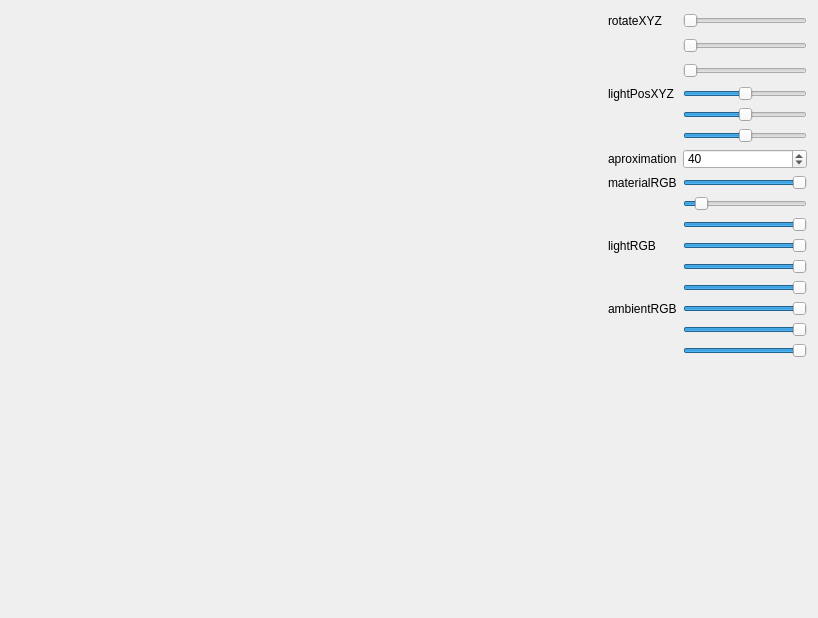
<?xml version="1.0" encoding="UTF-8"?>
<ui version="4.0">
 <class>Window</class>
 <widget class="QWidget" name="Window">
  <property name="geometry">
   <rect>
    <x>0</x>
    <y>0</y>
    <width>818</width>
    <height>618</height>
   </rect>
  </property>
  <property name="minimumSize">
   <size>
    <width>818</width>
    <height>618</height>
   </size>
  </property>
  <property name="maximumSize">
   <size>
    <width>818</width>
    <height>618</height>
   </size>
  </property>
  <property name="windowTitle">
   <string>Window</string>
  </property>
  <layout class="QGridLayout" name="gridLayout_2">
   <item row="0" column="1" rowspan="2">
    <layout class="QGridLayout" name="gridLayout">
     <item row="10" column="0">
      <widget class="QLabel" name="label_12">
       <property name="maximumSize">
        <size>
         <width>74</width>
         <height>19</height>
        </size>
       </property>
       <property name="text">
        <string>lightRGB</string>
       </property>
      </widget>
     </item>
     <item row="6" column="1">
      <widget class="QSpinBox" name="changeAproximation">
       <property name="maximumSize">
        <size>
         <width>124</width>
         <height>20</height>
        </size>
       </property>
       <property name="minimum">
        <number>1</number>
       </property>
       <property name="maximum">
        <number>200</number>
       </property>
       <property name="value">
        <number>40</number>
       </property>
      </widget>
     </item>
     <item row="4" column="1">
      <widget class="QSlider" name="lightPosY">
       <property name="maximumSize">
        <size>
         <width>124</width>
         <height>19</height>
        </size>
       </property>
       <property name="minimum">
        <number>-400</number>
       </property>
       <property name="maximum">
        <number>400</number>
       </property>
       <property name="pageStep">
        <number>2</number>
       </property>
       <property name="orientation">
        <enum>Qt::Horizontal</enum>
       </property>
      </widget>
     </item>
     <item row="5" column="1">
      <widget class="QSlider" name="lightPosZ">
       <property name="maximumSize">
        <size>
         <width>124</width>
         <height>19</height>
        </size>
       </property>
       <property name="minimum">
        <number>0</number>
       </property>
       <property name="maximum">
        <number>800</number>
       </property>
       <property name="pageStep">
        <number>2</number>
       </property>
       <property name="value">
        <number>400</number>
       </property>
       <property name="orientation">
        <enum>Qt::Horizontal</enum>
       </property>
      </widget>
     </item>
     <item row="13" column="0">
      <widget class="QLabel" name="label_2">
       <property name="text">
        <string>ambientRGB</string>
       </property>
      </widget>
     </item>
     <item row="13" column="1">
      <widget class="QSlider" name="ambientR">
       <property name="maximumSize">
        <size>
         <width>124</width>
         <height>19</height>
        </size>
       </property>
       <property name="maximum">
        <number>255</number>
       </property>
       <property name="singleStep">
        <number>5</number>
       </property>
       <property name="value">
        <number>255</number>
       </property>
       <property name="orientation">
        <enum>Qt::Horizontal</enum>
       </property>
      </widget>
     </item>
     <item row="14" column="1">
      <widget class="QSlider" name="ambientG">
       <property name="maximumSize">
        <size>
         <width>124</width>
         <height>19</height>
        </size>
       </property>
       <property name="maximum">
        <number>255</number>
       </property>
       <property name="singleStep">
        <number>5</number>
       </property>
       <property name="value">
        <number>255</number>
       </property>
       <property name="orientation">
        <enum>Qt::Horizontal</enum>
       </property>
      </widget>
     </item>
     <item row="15" column="1">
      <widget class="QSlider" name="ambientB">
       <property name="maximumSize">
        <size>
         <width>124</width>
         <height>19</height>
        </size>
       </property>
       <property name="maximum">
        <number>255</number>
       </property>
       <property name="singleStep">
        <number>5</number>
       </property>
       <property name="value">
        <number>255</number>
       </property>
       <property name="orientation">
        <enum>Qt::Horizontal</enum>
       </property>
      </widget>
     </item>
     <item row="7" column="1">
      <widget class="QSlider" name="materialR">
       <property name="maximumSize">
        <size>
         <width>124</width>
         <height>19</height>
        </size>
       </property>
       <property name="maximum">
        <number>255</number>
       </property>
       <property name="singleStep">
        <number>5</number>
       </property>
       <property name="value">
        <number>255</number>
       </property>
       <property name="orientation">
        <enum>Qt::Horizontal</enum>
       </property>
      </widget>
     </item>
     <item row="6" column="0">
      <widget class="QLabel" name="label_4">
       <property name="maximumSize">
        <size>
         <width>74</width>
         <height>20</height>
        </size>
       </property>
       <property name="text">
        <string>aproximation</string>
       </property>
      </widget>
     </item>
     <item row="3" column="1">
      <widget class="QSlider" name="lightPosX">
       <property name="maximumSize">
        <size>
         <width>124</width>
         <height>19</height>
        </size>
       </property>
       <property name="minimum">
        <number>-400</number>
       </property>
       <property name="maximum">
        <number>400</number>
       </property>
       <property name="pageStep">
        <number>1</number>
       </property>
       <property name="value">
        <number>0</number>
       </property>
       <property name="orientation">
        <enum>Qt::Horizontal</enum>
       </property>
      </widget>
     </item>
     <item row="16" column="0">
      <spacer name="verticalSpacer">
       <property name="orientation">
        <enum>Qt::Vertical</enum>
       </property>
       <property name="sizeHint" stdset="0">
        <size>
         <width>20</width>
         <height>40</height>
        </size>
       </property>
      </spacer>
     </item>
     <item row="1" column="1">
      <widget class="QSlider" name="rotationYSlider">
       <property name="minimumSize">
        <size>
         <width>124</width>
         <height>19</height>
        </size>
       </property>
       <property name="maximumSize">
        <size>
         <width>124</width>
         <height>19</height>
        </size>
       </property>
       <property name="maximum">
        <number>360</number>
       </property>
       <property name="singleStep">
        <number>10</number>
       </property>
       <property name="orientation">
        <enum>Qt::Horizontal</enum>
       </property>
      </widget>
     </item>
     <item row="0" column="1">
      <widget class="QSlider" name="rotationXSlider">
       <property name="minimumSize">
        <size>
         <width>124</width>
         <height>19</height>
        </size>
       </property>
       <property name="maximumSize">
        <size>
         <width>124</width>
         <height>19</height>
        </size>
       </property>
       <property name="maximum">
        <number>360</number>
       </property>
       <property name="singleStep">
        <number>10</number>
       </property>
       <property name="orientation">
        <enum>Qt::Horizontal</enum>
       </property>
      </widget>
     </item>
     <item row="9" column="1">
      <widget class="QSlider" name="materialB">
       <property name="maximumSize">
        <size>
         <width>124</width>
         <height>19</height>
        </size>
       </property>
       <property name="maximum">
        <number>255</number>
       </property>
       <property name="singleStep">
        <number>5</number>
       </property>
       <property name="value">
        <number>255</number>
       </property>
       <property name="orientation">
        <enum>Qt::Horizontal</enum>
       </property>
      </widget>
     </item>
     <item row="11" column="1">
      <widget class="QSlider" name="lightG">
       <property name="maximumSize">
        <size>
         <width>124</width>
         <height>19</height>
        </size>
       </property>
       <property name="maximum">
        <number>255</number>
       </property>
       <property name="singleStep">
        <number>5</number>
       </property>
       <property name="value">
        <number>255</number>
       </property>
       <property name="orientation">
        <enum>Qt::Horizontal</enum>
       </property>
      </widget>
     </item>
     <item row="10" column="1">
      <widget class="QSlider" name="lightR">
       <property name="maximumSize">
        <size>
         <width>124</width>
         <height>19</height>
        </size>
       </property>
       <property name="maximum">
        <number>255</number>
       </property>
       <property name="singleStep">
        <number>5</number>
       </property>
       <property name="value">
        <number>255</number>
       </property>
       <property name="orientation">
        <enum>Qt::Horizontal</enum>
       </property>
      </widget>
     </item>
     <item row="12" column="1">
      <widget class="QSlider" name="lightB">
       <property name="maximumSize">
        <size>
         <width>124</width>
         <height>19</height>
        </size>
       </property>
       <property name="maximum">
        <number>255</number>
       </property>
       <property name="singleStep">
        <number>5</number>
       </property>
       <property name="value">
        <number>255</number>
       </property>
       <property name="orientation">
        <enum>Qt::Horizontal</enum>
       </property>
      </widget>
     </item>
     <item row="8" column="1">
      <widget class="QSlider" name="materialG">
       <property name="maximumSize">
        <size>
         <width>124</width>
         <height>19</height>
        </size>
       </property>
       <property name="maximum">
        <number>255</number>
       </property>
       <property name="singleStep">
        <number>5</number>
       </property>
       <property name="value">
        <number>25</number>
       </property>
       <property name="orientation">
        <enum>Qt::Horizontal</enum>
       </property>
      </widget>
     </item>
     <item row="7" column="0">
      <widget class="QLabel" name="label_11">
       <property name="maximumSize">
        <size>
         <width>74</width>
         <height>19</height>
        </size>
       </property>
       <property name="text">
        <string>materialRGB</string>
       </property>
      </widget>
     </item>
     <item row="2" column="1">
      <widget class="QSlider" name="rotationZSlider">
       <property name="minimumSize">
        <size>
         <width>124</width>
         <height>19</height>
        </size>
       </property>
       <property name="maximumSize">
        <size>
         <width>124</width>
         <height>19</height>
        </size>
       </property>
       <property name="maximum">
        <number>360</number>
       </property>
       <property name="singleStep">
        <number>10</number>
       </property>
       <property name="orientation">
        <enum>Qt::Horizontal</enum>
       </property>
      </widget>
     </item>
     <item row="0" column="0">
      <widget class="QLabel" name="label">
       <property name="text">
        <string>rotateXYZ</string>
       </property>
      </widget>
     </item>
     <item row="3" column="0">
      <widget class="QLabel" name="label_5">
       <property name="maximumSize">
        <size>
         <width>74</width>
         <height>19</height>
        </size>
       </property>
       <property name="text">
        <string>lightPosXYZ</string>
       </property>
      </widget>
     </item>
    </layout>
   </item>
   <item row="0" column="0" rowspan="2">
    <widget class="MyGLWidget" name="myGLWidget" native="true">
     <property name="minimumSize">
      <size>
       <width>600</width>
       <height>600</height>
      </size>
     </property>
    </widget>
   </item>
  </layout>
 </widget>
 <layoutdefault spacing="6" margin="11"/>
 <customwidgets>
  <customwidget>
   <class>MyGLWidget</class>
   <extends>QWidget</extends>
   <header location="global">myglwidget.h</header>
   <container>1</container>
   <slots>
    <slot>setXRotation(int)</slot>
    <slot>setZRotation(int)</slot>
    <slot>setYRotation(int)</slot>
    <slot>setApproximation(int)</slot>
    <slot>scaleXDirection(int)</slot>
    <slot>scaleYDirection(int)</slot>
    <slot>scaleZDirection(int)</slot>
    <slot>setXLightPos(int)</slot>
    <slot>setYLightPos(int)</slot>
    <slot>setZLightPos(int)</slot>
    <slot>setXMaterialColor(int)</slot>
    <slot>setYMaterialColor(int)</slot>
    <slot>setZMaterialColor(int)</slot>
    <slot>setXLightColor(int)</slot>
    <slot>setYLightColor(int)</slot>
    <slot>setZLightColor(int)</slot>
    <slot>setMaterialShiness(int)</slot>
    <slot>moveXDirection(int)</slot>
    <slot>moveYDirection(int)</slot>
    <slot>moveZDirection(int)</slot>
    <slot>setXAmbientColor(int)</slot>
    <slot>setYAmbientColor(int)</slot>
    <slot>setZAmbientColor(int)</slot>
   </slots>
  </customwidget>
 </customwidgets>
 <resources/>
 <connections>
  <connection>
   <sender>rotationXSlider</sender>
   <signal>valueChanged(int)</signal>
   <receiver>myGLWidget</receiver>
   <slot>setXRotation(int)</slot>
   <hints>
    <hint type="sourcelabel">
     <x>501</x>
     <y>18</y>
    </hint>
    <hint type="destinationlabel">
     <x>277</x>
     <y>18</y>
    </hint>
   </hints>
  </connection>
  <connection>
   <sender>rotationYSlider</sender>
   <signal>valueChanged(int)</signal>
   <receiver>myGLWidget</receiver>
   <slot>setYRotation(int)</slot>
   <hints>
    <hint type="sourcelabel">
     <x>536</x>
     <y>44</y>
    </hint>
    <hint type="destinationlabel">
     <x>304</x>
     <y>44</y>
    </hint>
   </hints>
  </connection>
  <connection>
   <sender>rotationZSlider</sender>
   <signal>valueChanged(int)</signal>
   <receiver>myGLWidget</receiver>
   <slot>setZRotation(int)</slot>
   <hints>
    <hint type="sourcelabel">
     <x>527</x>
     <y>71</y>
    </hint>
    <hint type="destinationlabel">
     <x>331</x>
     <y>71</y>
    </hint>
   </hints>
  </connection>
  <connection>
   <sender>changeAproximation</sender>
   <signal>valueChanged(int)</signal>
   <receiver>myGLWidget</receiver>
   <slot>setApproximation(int)</slot>
   <hints>
    <hint type="sourcelabel">
     <x>499</x>
     <y>245</y>
    </hint>
    <hint type="destinationlabel">
     <x>292</x>
     <y>245</y>
    </hint>
   </hints>
  </connection>
  <connection>
   <sender>lightPosX</sender>
   <signal>valueChanged(int)</signal>
   <receiver>myGLWidget</receiver>
   <slot>setXLightPos(int)</slot>
   <hints>
    <hint type="sourcelabel">
     <x>504</x>
     <y>176</y>
    </hint>
    <hint type="destinationlabel">
     <x>338</x>
     <y>175</y>
    </hint>
   </hints>
  </connection>
  <connection>
   <sender>lightPosY</sender>
   <signal>valueChanged(int)</signal>
   <receiver>myGLWidget</receiver>
   <slot>setYLightPos(int)</slot>
   <hints>
    <hint type="sourcelabel">
     <x>486</x>
     <y>203</y>
    </hint>
    <hint type="destinationlabel">
     <x>354</x>
     <y>199</y>
    </hint>
   </hints>
  </connection>
  <connection>
   <sender>lightPosZ</sender>
   <signal>valueChanged(int)</signal>
   <receiver>myGLWidget</receiver>
   <slot>setZLightPos(int)</slot>
   <hints>
    <hint type="sourcelabel">
     <x>489</x>
     <y>227</y>
    </hint>
    <hint type="destinationlabel">
     <x>388</x>
     <y>222</y>
    </hint>
   </hints>
  </connection>
  <connection>
   <sender>materialR</sender>
   <signal>valueChanged(int)</signal>
   <receiver>myGLWidget</receiver>
   <slot>setXMaterialColor(int)</slot>
   <hints>
    <hint type="sourcelabel">
     <x>517</x>
     <y>279</y>
    </hint>
    <hint type="destinationlabel">
     <x>348</x>
     <y>274</y>
    </hint>
   </hints>
  </connection>
  <connection>
   <sender>materialG</sender>
   <signal>valueChanged(int)</signal>
   <receiver>myGLWidget</receiver>
   <slot>setYMaterialColor(int)</slot>
   <hints>
    <hint type="sourcelabel">
     <x>501</x>
     <y>295</y>
    </hint>
    <hint type="destinationlabel">
     <x>364</x>
     <y>299</y>
    </hint>
   </hints>
  </connection>
  <connection>
   <sender>materialB</sender>
   <signal>valueChanged(int)</signal>
   <receiver>myGLWidget</receiver>
   <slot>setZMaterialColor(int)</slot>
   <hints>
    <hint type="sourcelabel">
     <x>504</x>
     <y>316</y>
    </hint>
    <hint type="destinationlabel">
     <x>355</x>
     <y>323</y>
    </hint>
   </hints>
  </connection>
  <connection>
   <sender>lightR</sender>
   <signal>valueChanged(int)</signal>
   <receiver>myGLWidget</receiver>
   <slot>setXLightColor(int)</slot>
   <hints>
    <hint type="sourcelabel">
     <x>505</x>
     <y>347</y>
    </hint>
    <hint type="destinationlabel">
     <x>364</x>
     <y>347</y>
    </hint>
   </hints>
  </connection>
  <connection>
   <sender>lightG</sender>
   <signal>valueChanged(int)</signal>
   <receiver>myGLWidget</receiver>
   <slot>setYLightColor(int)</slot>
   <hints>
    <hint type="sourcelabel">
     <x>549</x>
     <y>375</y>
    </hint>
    <hint type="destinationlabel">
     <x>379</x>
     <y>373</y>
    </hint>
   </hints>
  </connection>
  <connection>
   <sender>lightB</sender>
   <signal>valueChanged(int)</signal>
   <receiver>myGLWidget</receiver>
   <slot>setZLightColor(int)</slot>
   <hints>
    <hint type="sourcelabel">
     <x>529</x>
     <y>392</y>
    </hint>
    <hint type="destinationlabel">
     <x>365</x>
     <y>396</y>
    </hint>
   </hints>
  </connection>
  <connection>
   <sender>ambientR</sender>
   <signal>valueChanged(int)</signal>
   <receiver>myGLWidget</receiver>
   <slot>setXAmbientColor(int)</slot>
   <hints>
    <hint type="sourcelabel">
     <x>510</x>
     <y>499</y>
    </hint>
    <hint type="destinationlabel">
     <x>380</x>
     <y>497</y>
    </hint>
   </hints>
  </connection>
  <connection>
   <sender>ambientG</sender>
   <signal>valueChanged(int)</signal>
   <receiver>myGLWidget</receiver>
   <slot>setYAmbientColor(int)</slot>
   <hints>
    <hint type="sourcelabel">
     <x>514</x>
     <y>523</y>
    </hint>
    <hint type="destinationlabel">
     <x>386</x>
     <y>522</y>
    </hint>
   </hints>
  </connection>
  <connection>
   <sender>ambientB</sender>
   <signal>valueChanged(int)</signal>
   <receiver>myGLWidget</receiver>
   <slot>setZAmbientColor(int)</slot>
   <hints>
    <hint type="sourcelabel">
     <x>504</x>
     <y>547</y>
    </hint>
    <hint type="destinationlabel">
     <x>386</x>
     <y>547</y>
    </hint>
   </hints>
  </connection>
 </connections>
</ui>
